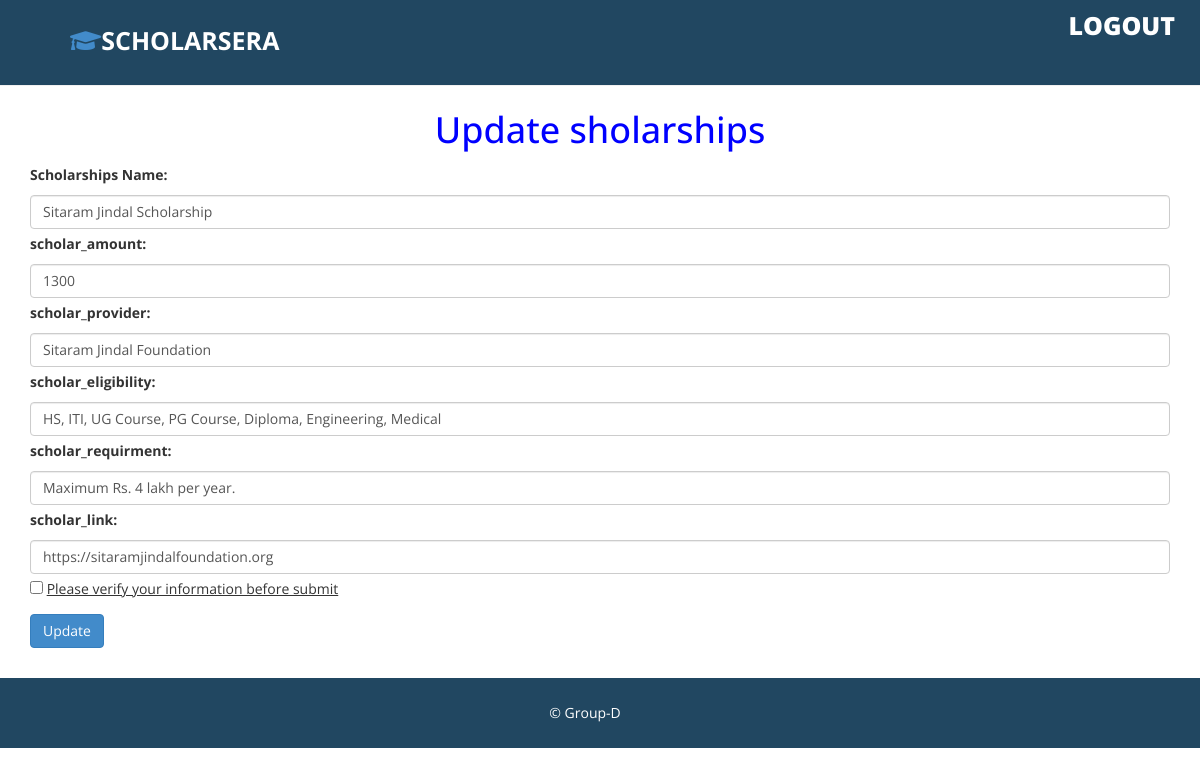
The page /admin/scholarships_update.php?id=4 on the database its author committed.
### tables this page shows
CREATE TABLE `au_sholarships` (
  `id` int(11) NOT NULL,
  `scholar_name` varchar(255) NOT NULL,
  `scholar_amount` varchar(255) NOT NULL,
  `scholar_provider` varchar(255) NOT NULL,
  `scholar_eligibility` varchar(255) NOT NULL,
  `scholar_requirment` varchar(255) NOT NULL,
  `scholar_link` varchar(255) NOT NULL,
  `created_at` datetime NOT NULL DEFAULT current_timestamp()
);

### admin/scholarships_update.php (the view, shortened to what this page needs)
<!DOCTYPE html>
<html xmlns="http://www.w3.org/1999/xhtml">
<head>
    <link href="assets/css/bootstrap.css" rel="stylesheet" />
     <link rel="stylesheet" href="https://cdnjs.cloudflare.com/ajax/libs/font-awesome/5.15.4/css/all.min.css">
    <link href="assets/css/font-awesome.css" rel="stylesheet" />
    <link href="assets/css/custom.css" rel="stylesheet" />
</head>
<body>
    <div id="wrapper">
         <div class="navbar navbar-inverse navbar-fixed-top">
            <div class="adjust-nav">
                <div class="navbar-header">
                    <label class="logo"> <a href="index.php"> <i class="fas fa-graduation-cap"></i></a>SCHOLARSERA</label>
                </div>
                 <span class="logout-spn" >
                  <a href="logout.php" style="color:#fff;">LOGOUT</a>
                </span>
            </div>
        </div>
            <div id="page-inner">
                <div class="row">
                    <div class="col-md-12">
<br>
  	<?php
$conn=mysqli_connect("localhost","root","","project");
$ids = $_GET['id'];
$showquery = "select * from au_sholarships where id={$ids}";
$showdata = mysqli_query($conn, $showquery);
$arrdata = mysqli_fetch_array($showdata);
	?>
  <h1 style="color:blue; text-align: center; " >Update sholarships</h1>
  <div class="container my-5">
     <form action="" method="POST">
    <div class="mb-3 mt-3">
    <label for="Course Name" class="form-label">Scholarships Name:</label>
    <input type="text" class="form-control"  placeholder="" name="scholar_name" value="<?php echo $arrdata['scholar_name']; ?>">
    </div>
    <div class="mb-3">
    <label for="pwd" class="form-label">scholar_amount:</label>
    <input type="text" class="form-control"  placeholder="" name="scholar_amount" value="<?php echo $arrdata['scholar_amount']; ?>">
    </div>
    <div class="mb-3">
    <label for="pwd" class="form-label">scholar_provider:</label>
    <input type="text" class="form-control"  placeholder="" name="scholar_provider" value="<?php echo $arrdata['scholar_provider']; ?>">
    </div>
    <div class="mb-3">
    <label for="tol" class="form-label">scholar_eligibility:</label>
    <input type="text" class="form-control"  placeholder="" name="scholar_eligibility" value="<?php echo $arrdata['scholar_eligibility']; ?>">
  </div>
    <div class="mb-3">
    <label for="ad" class="form-label">scholar_requirment:</label>
    <input type="text" class="form-control"  placeholder="" name="scholar_requirment" value="<?php echo $arrdata['scholar_requirment']; ?>">
    </div>
    <div class="mb-3">
    <label for="ad" class="form-label">scholar_link:</label>
    <input type="text" class="form-control"  placeholder="" name="scholar_link" value="<?php echo $arrdata['scholar_link']; ?>">
    </div>
  <form ... onsubmit="return checkForm(this);">
<p><input type="checkbox" required name="terms"> <u>Please verify your information before submit</u></p>
<p><input type="submit" name="submit" value="Update" class="btn btn-primary"></p>
</form>
</form>
 </div>
                    </div>
                </div>
    </div>
            </div>
    <div class="footer">
             <div class="row">
                <div class="col-lg-12 text-center" >
                    &copy;  Group-D
                </div>
        </div>
        </div>
</body>
</html>

### admin/assets/css/custom.css (style rules this page uses)
body { font-family: 'Open Sans', sans-serif; line-height:30px; }
#wrapper { width: 100%; margin-top:50px; }
#page-inner { width:100%; margin:10px 20px 10px 0px; background-color:#fff!important; padding:10px; min-height:100px; }
.navbar-inverse { background-color: #214761; border-color: #F0F0F0; min-height: 80px; }
.logout-spn { float:right; color:#fff; font-size:25px; font-weight:800; margin:20px; margin: 10px 25px 10px 50px; }
.logout-spn a { text-decoration:none; }
.footer { background-color:#214761; width:100%; color:#fff; padding:20px 50px 20px 50px; padding-left:20px; }

### admin/scholarships_update.php (style rules this page uses)
label.logo { color: white; font-size: 25px; line-height: 80px; padding: 0 70px; font-weight: bold; }

### rows shown on the page
au_sholarships: scholar_name "Sitaram Jindal Scholarship", scholar_amount "1300", scholar_provider "Sitaram Jindal Foundation", scholar_eligibility "HS, ITI, UG Course, PG Course, Diploma, Engineering, Medical", scholar_requirment "Maximum Rs. 4 lakh per year.", scholar_link "https://sitaramjindalfoundation.org"
